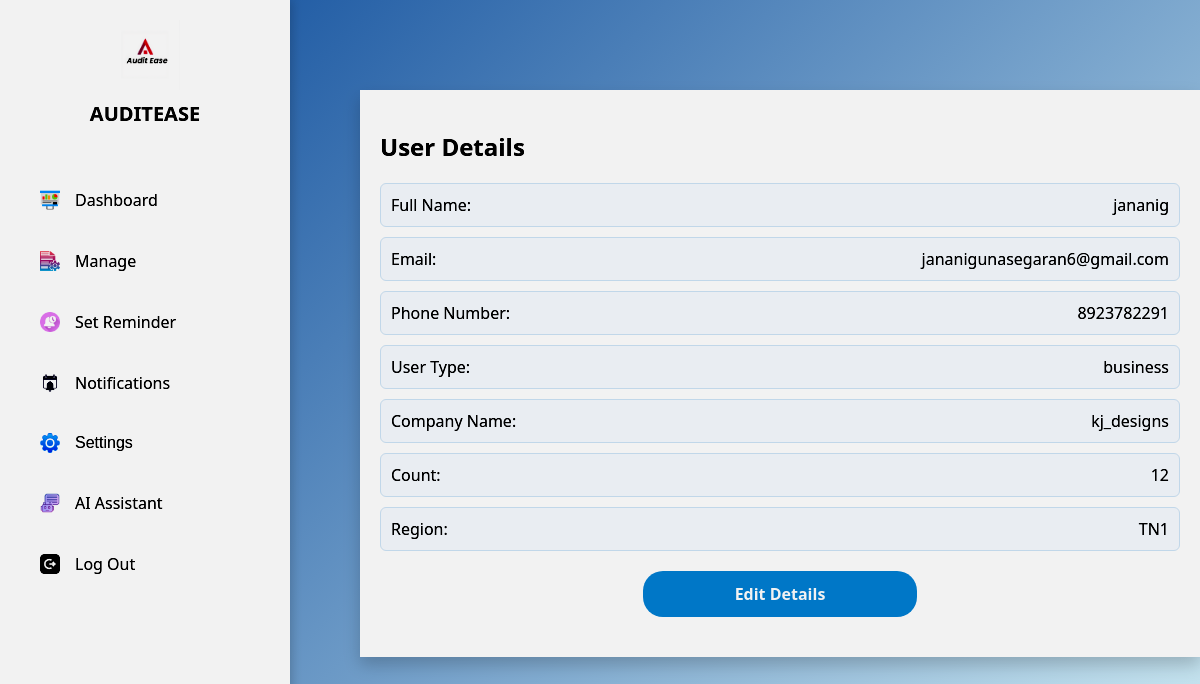
Screenshot of /profile_page_b.php (signed in) with the database file from the repository.
### tables this page shows
CREATE TABLE `user_details` (
  `id` int(255) NOT NULL,
  `username` varchar(255) NOT NULL,
  `email` varchar(255) NOT NULL,
  `password` varchar(255) NOT NULL,
  `phone` varchar(255) NOT NULL,
  `usertype` varchar(255) NOT NULL,
  `Company_Name` varchar(255) DEFAULT NULL,
  `count` varchar(255) DEFAULT NULL,
  `Region` varchar(255) DEFAULT NULL,
  `createdon` timestamp NOT NULL DEFAULT current_timestamp() ON UPDATE current_timestamp()
);

### profile_page_b.php (the view, shortened to what this page needs)
<?php
include("backend/config.php");
$user_id = $_SESSION['id'];
$sql = "SELECT * FROM user_details WHERE id = $user_id";
$result = $conn->query($sql);
if ($result->num_rows > 0) {
    $row = $result->fetch_assoc();
    $first_name = $row['username'];
    $email = $row['email'];
    $phone = $row['phone'];
    $usertype = $row['usertype'];
    $companyname = $row['Company_Name'];
    $count = $row['count'];
    $region = $row['Region'];
} else {
    echo ("User not found.");
}
?>
<?php
$user_id = $_SESSION['id'];
$sql = "SELECT * FROM user_details WHERE id = $user_id";
$result = $conn->query($sql);
if ($result->num_rows > 0) {
    $row = $result->fetch_assoc();
    $first_name = $row['username'];
    $email = $row['email'];
    $phone = $row['phone'];
    $usertype = $row['usertype'];
    $companyname = $row['Company_Name'];
    $count = $row['count'];
    $region = $row['Region'];
} else {
    echo ("User not found.");
}
?>
<!DOCTYPE html>
<html lang="en">
<head>
</head>
<body>
    <?php include('sidebar.php') ?>
    <div class="container" id="profile-container">
        <h2>User Details</h2>
        <div class="details">
            <label>Full Name: </label>
            <span><?php echo $first_name; ?></span>
        </div>
        <div class="details">
            <label>Email: </label>
            <span><?php echo $email; ?></span>
        </div>
        <div class="details">
            <label>Phone Number: </label>
            <span><?php echo $phone; ?></span>
        </div>
        <div class="details">
            <label>User Type: </label>
            <span><?php echo $usertype; ?></span>
        </div>
        <div class="details">
            <label>Company Name: </label>
            <span><?php echo $companyname; ?></span>
        </div>
        <div class="details">
            <label>Count: </label>
            <span><?php echo $count; ?></span>
        </div>
        <div class="details">
            <label>Region: </label>
            <span><?php echo $region; ?></span>
        </div>
        <a href="edituser.php" class="btn" id="open-profile">Edit Details</a>
    </div>
</body>
</html>

### profile_page_b.php (style rules this page uses)
body { font-family: 'Segoe UI', Tahoma, Geneva, Verdana, sans-serif; margin: 0; padding: 0; background-color: black; background-position: center; background-repeat: no-repeat; background-size: cover; filter: brightness(0.8) contrast(1.5); background-color: #8BC6EC; background-image: linear-gradient(135deg, #074799 0%, #C9E6F0 100%); }
.container { margin: 90px auto; padding: 20px; background-color: #ffffff; border-radius: 0px; box-shadow: 0 8px 16px rgba(0, 0, 0, 0.2); opacity: 0; transform-origin: left; transform: scaleX(0); transition: transform 1s ease-in-out, opacity 0.5s ease-in-out; width: 800px; margin-left: 30%; }
.details { display: flex; justify-content: space-between; padding: 10px; margin: 10px 0; background-color: #f7fbff; border: 1px solid #d6e8f7; border-radius: 6px; align-items: center; }
.btn { display: block; width: 100%; max-width: 250px; margin: 20px auto; padding: 12px; text-align: center; font-weight: bold; background-color: #3498db; color: white; text-decoration: none; border-radius: 20px; transition: background-color 0.3s ease; }

### sidebar.php (style rules this page uses)
body { font-family: 'Segoe UI', Tahoma, Geneva, Verdana, sans-serif; margin: 0; padding: 0; display: flex; }

### rows the page displays
user_details: username "jananig", email "jananigunasegaran6@gmail.com", phone "8923782291", usertype "business", Company_Name "kj_designs", count "12", Region "TN1"
